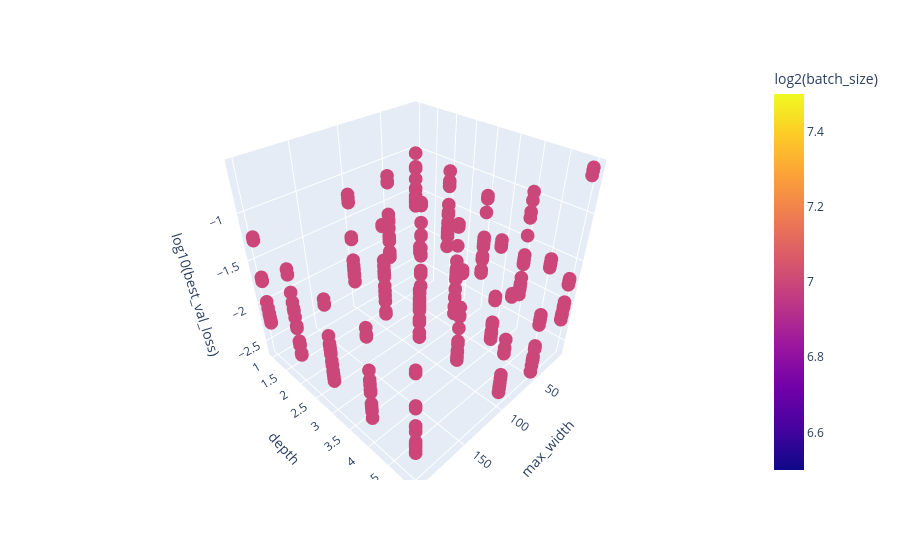
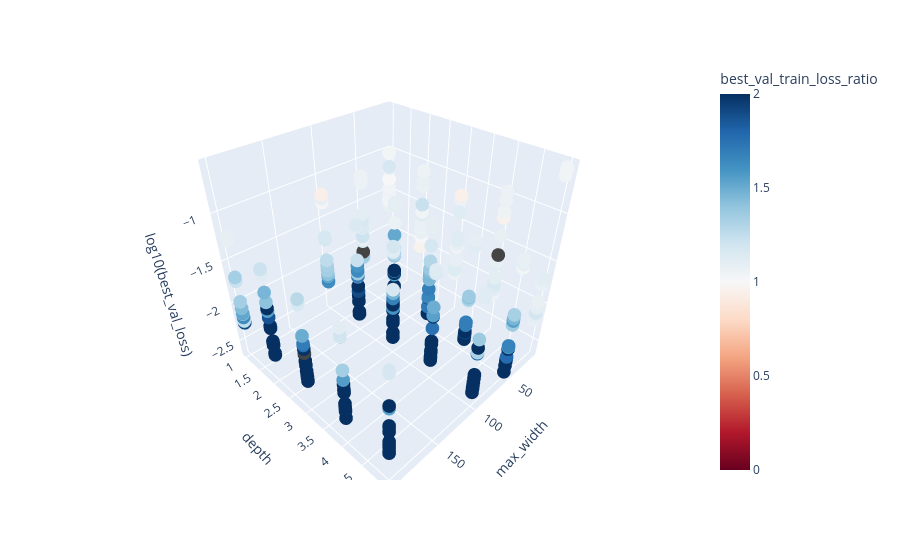
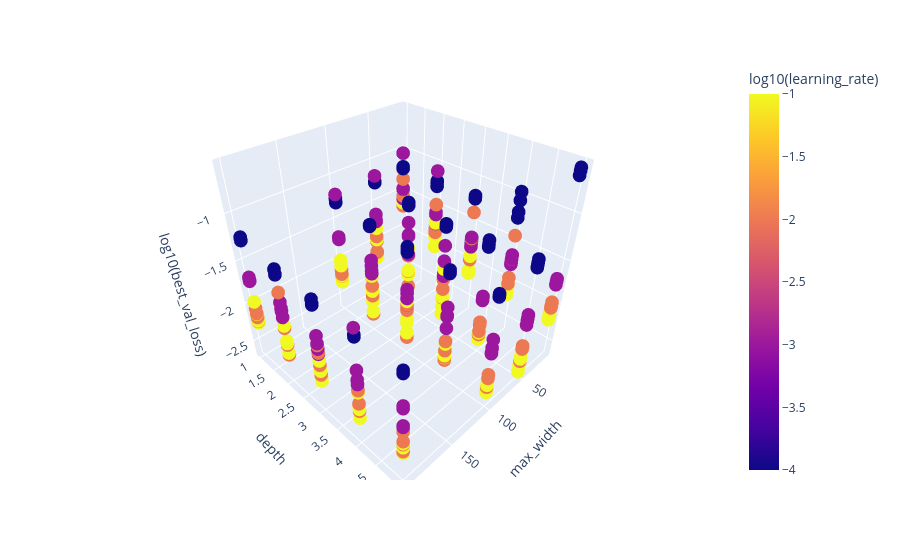
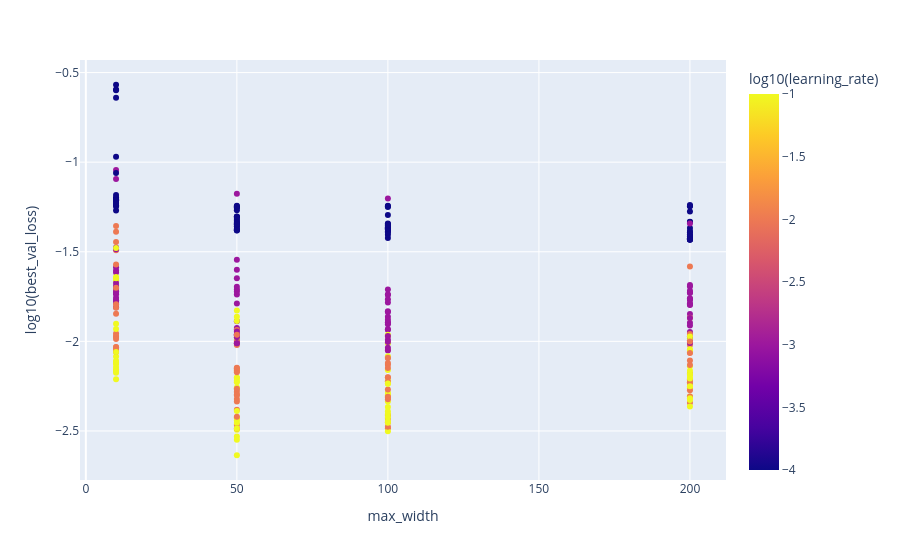

Notebook cell for these charts, in order:
### Code cell
px.scatter_3d(
    table,
    x="max_width",
    y="depth",
    z="log10(best_val_loss)",
    color="log2(batch_size)",
).show()

px.scatter_3d(
    table,
    x="max_width",
    y="depth",
    z="log10(best_val_loss)",
    color="best_val_train_loss_ratio",
    color_continuous_scale="RdBu",  # red–blue color scale
    range_color=[0, 2],  # set colorbar limits
).show()

px.scatter_3d(
    table,
    x="max_width",
    y="depth",
    z="log10(best_val_loss)",
    color="log10(learning_rate)",
).show()

px.scatter(
    table,
    x="max_width",
    y="log10(best_val_loss)",
    color="log10(learning_rate)",
).show()

px.scatter(
    table,
    x="depth",
    y="log10(best_val_loss)",
    color="log10(learning_rate)",
).show()

### Figure 1 — Plotly figure (JSON) as saved in the notebook; plotly's stock layout.template omitted (floating-point values rounded to 4 significant figures; data arrays with more than 128 entries replaced by an {"elided": "..."} marker saying what was removed)
{"data": [{"hovertemplate": "max_width=%{x}<br>depth=%{y}<br>log10(best_val_loss)=%{z}<br>log2(batch_size)=%{marker.color}<extra></extra>", "legendgroup": "", "marker": {"color": {"elided": "320 float values"}, "coloraxis": "coloraxis", "symbol": "circle"}, "mode": "markers", "name": "", "scene": "scene", "showlegend": false, "type": "scatter3d", "x": {"elided": "320 int values"}, "y": {"elided": "320 int values"}, "z": {"elided": "320 float values"}}], "layout": {"coloraxis": {"colorbar": {"title": {"text": "log2(batch_size)"}}, "colorscale": [[0, "#0d0887"], [0.1111, "#46039f"], [0.2222, "#7201a8"], [0.3333, "#9c179e"], [0.4444, "#bd3786"], [0.5556, "#d8576b"], [0.6667, "#ed7953"], [0.7778, "#fb9f3a"], [0.8889, "#fdca26"], [1, "#f0f921"]]}, "legend": {"tracegroupgap": 0}, "margin": {"t": 60}, "scene": {"domain": {"x": [0, 1], "y": [0, 1]}, "xaxis": {"title": {"text": "max_width"}}, "yaxis": {"title": {"text": "depth"}}, "zaxis": {"title": {"text": "log10(best_val_loss)"}}}}}

### Figure 2 — Plotly figure (JSON) as saved in the notebook; plotly's stock layout.template omitted (floating-point values rounded to 4 significant figures; data arrays with more than 128 entries replaced by an {"elided": "..."} marker saying what was removed)
{"data": [{"hovertemplate": "max_width=%{x}<br>depth=%{y}<br>log10(best_val_loss)=%{z}<br>best_val_train_loss_ratio=%{marker.color}<extra></extra>", "legendgroup": "", "marker": {"color": {"elided": "320 float values"}, "coloraxis": "coloraxis", "symbol": "circle"}, "mode": "markers", "name": "", "scene": "scene", "showlegend": false, "type": "scatter3d", "x": {"elided": "320 int values"}, "y": {"elided": "320 int values"}, "z": {"elided": "320 float values"}}], "layout": {"coloraxis": {"cmax": 2, "cmin": 0, "colorbar": {"title": {"text": "best_val_train_loss_ratio"}}, "colorscale": [[0, "rgb(103,0,31)"], [0.1, "rgb(178,24,43)"], [0.2, "rgb(214,96,77)"], [0.3, "rgb(244,165,130)"], [0.4, "rgb(253,219,199)"], [0.5, "rgb(247,247,247)"], [0.6, "rgb(209,229,240)"], [0.7, "rgb(146,197,222)"], [0.8, "rgb(67,147,195)"], [0.9, "rgb(33,102,172)"], [1, "rgb(5,48,97)"]]}, "legend": {"tracegroupgap": 0}, "margin": {"t": 60}, "scene": {"domain": {"x": [0, 1], "y": [0, 1]}, "xaxis": {"title": {"text": "max_width"}}, "yaxis": {"title": {"text": "depth"}}, "zaxis": {"title": {"text": "log10(best_val_loss)"}}}}}

### Figure 3 — Plotly figure (JSON) as saved in the notebook; plotly's stock layout.template omitted (floating-point values rounded to 4 significant figures; data arrays with more than 128 entries replaced by an {"elided": "..."} marker saying what was removed)
{"data": [{"hovertemplate": "max_width=%{x}<br>depth=%{y}<br>log10(best_val_loss)=%{z}<br>log10(learning_rate)=%{marker.color}<extra></extra>", "legendgroup": "", "marker": {"color": {"elided": "320 float values"}, "coloraxis": "coloraxis", "symbol": "circle"}, "mode": "markers", "name": "", "scene": "scene", "showlegend": false, "type": "scatter3d", "x": {"elided": "320 int values"}, "y": {"elided": "320 int values"}, "z": {"elided": "320 float values"}}], "layout": {"coloraxis": {"colorbar": {"title": {"text": "log10(learning_rate)"}}, "colorscale": [[0, "#0d0887"], [0.1111, "#46039f"], [0.2222, "#7201a8"], [0.3333, "#9c179e"], [0.4444, "#bd3786"], [0.5556, "#d8576b"], [0.6667, "#ed7953"], [0.7778, "#fb9f3a"], [0.8889, "#fdca26"], [1, "#f0f921"]]}, "legend": {"tracegroupgap": 0}, "margin": {"t": 60}, "scene": {"domain": {"x": [0, 1], "y": [0, 1]}, "xaxis": {"title": {"text": "max_width"}}, "yaxis": {"title": {"text": "depth"}}, "zaxis": {"title": {"text": "log10(best_val_loss)"}}}}}

### Figure 4 — Plotly figure (JSON) as saved in the notebook; plotly's stock layout.template omitted (floating-point values rounded to 4 significant figures; data arrays with more than 128 entries replaced by an {"elided": "..."} marker saying what was removed)
{"data": [{"hovertemplate": "max_width=%{x}<br>log10(best_val_loss)=%{y}<br>log10(learning_rate)=%{marker.color}<extra></extra>", "legendgroup": "", "marker": {"color": {"elided": "320 float values"}, "coloraxis": "coloraxis", "symbol": "circle"}, "mode": "markers", "name": "", "orientation": "v", "showlegend": false, "type": "scatter", "x": {"elided": "320 int values"}, "xaxis": "x", "y": {"elided": "320 float values"}, "yaxis": "y"}], "layout": {"coloraxis": {"colorbar": {"title": {"text": "log10(learning_rate)"}}, "colorscale": [[0, "#0d0887"], [0.1111, "#46039f"], [0.2222, "#7201a8"], [0.3333, "#9c179e"], [0.4444, "#bd3786"], [0.5556, "#d8576b"], [0.6667, "#ed7953"], [0.7778, "#fb9f3a"], [0.8889, "#fdca26"], [1, "#f0f921"]]}, "legend": {"tracegroupgap": 0}, "margin": {"t": 60}, "xaxis": {"anchor": "y", "domain": [0, 1], "title": {"text": "max_width"}}, "yaxis": {"anchor": "x", "domain": [0, 1], "title": {"text": "log10(best_val_loss)"}}}}
